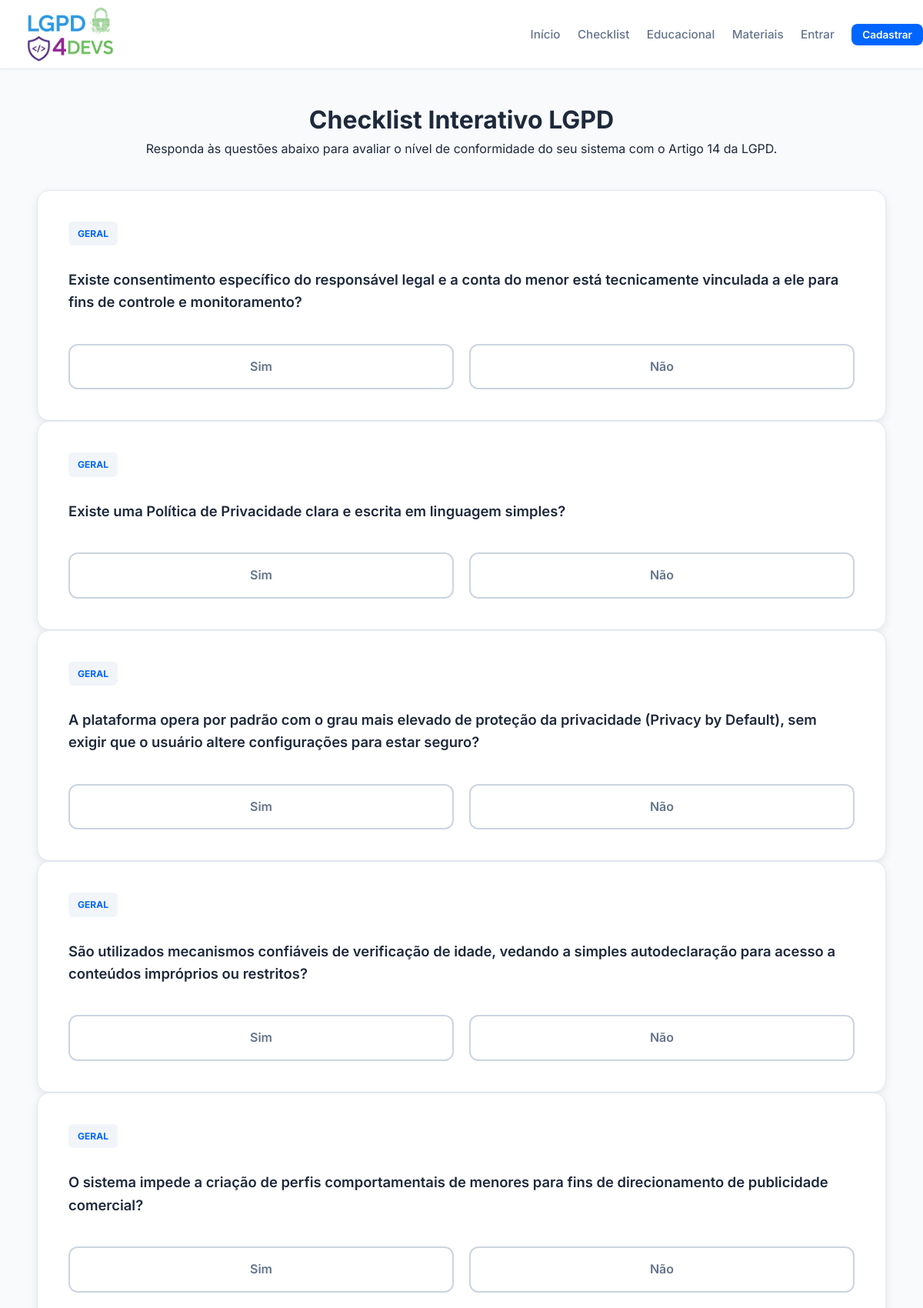
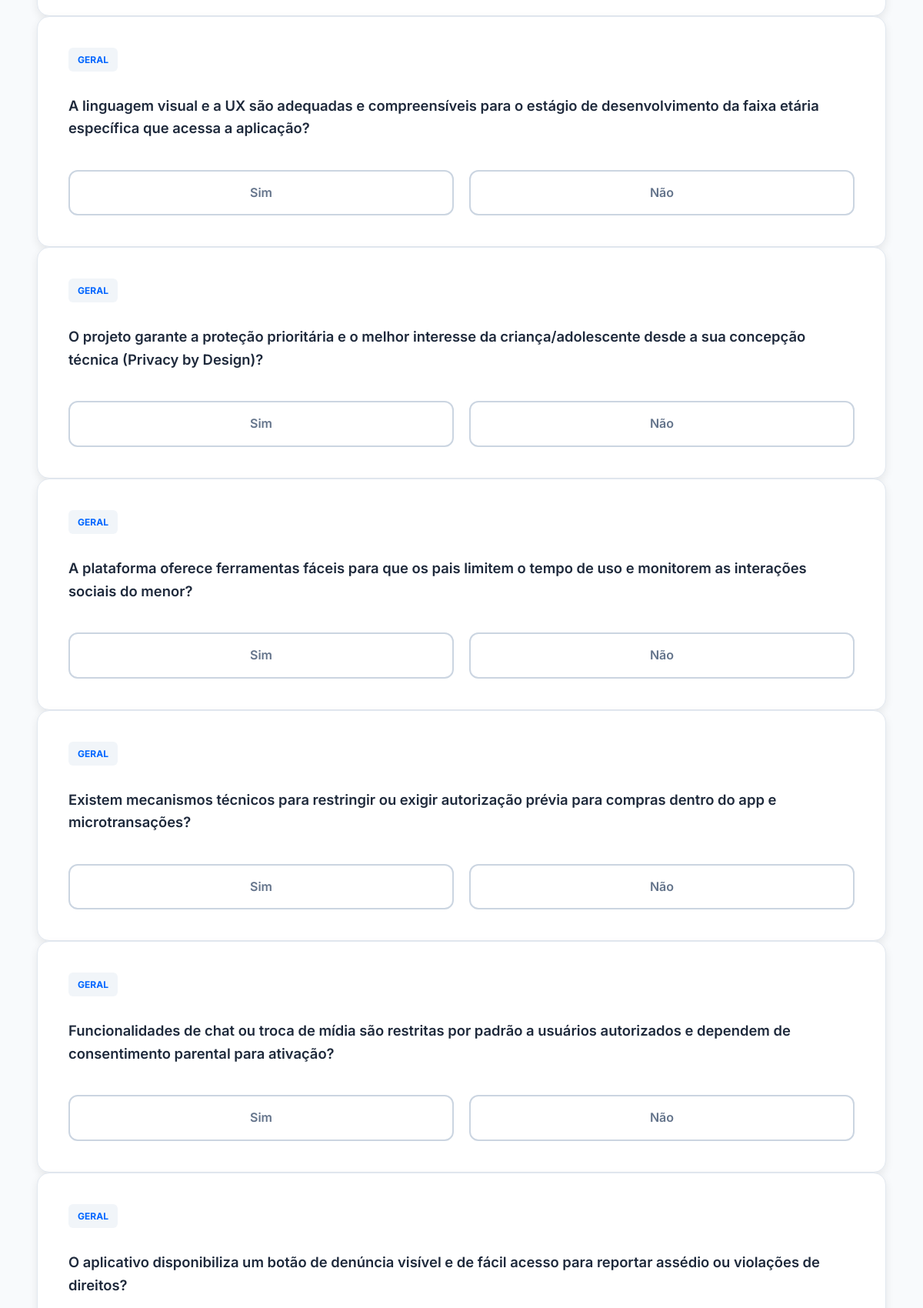
Screenshot of /checklist (upper part) with the database file from the repository (2 pictures, top to bottom).
### tables this page shows
CREATE TABLE IF NOT EXISTS perguntas (
    id           INT AUTO_INCREMENT PRIMARY KEY,
    categoria_id INT NOT NULL,
    texto        VARCHAR(500) NOT NULL,
    peso         INT NOT NULL DEFAULT 1,
    FOREIGN KEY (categoria_id) REFERENCES categorias(id)
);

CREATE TABLE IF NOT EXISTS categorias (
    id   INT AUTO_INCREMENT PRIMARY KEY,
    nome VARCHAR(100) NOT NULL
);

### app/controllers/ChecklistController.php (called while the page is built, shortened)
<?php
class ChecklistController
{
    private Pergunta $perguntaModel;
    public function __construct()
    {
        $this->perguntaModel = new Pergunta();
    }
    public function index(): void
    {
        try {
            $perguntas = $this->perguntaModel->buscarTodas();
        } catch (\PDOException $e) {
            error_log('[LGPD4DEVS] Erro ao carregar checklist: ' . $e->getMessage());
            die("Erro crítico ao carregar o checklist. Tente novamente mais tarde.");
        }
        require BASE_PATH . '/app/views/checklist/index.php';
    }
}

### config/Database.php (called while the page is built, shortened)
<?php
class Database
{
    private static ?PDO $instance = null;
    public static function getConnection(): PDO
    {
        if (self::$instance === null) {
            $host = getenv('DB_HOST');
            $port = getenv('DB_PORT');
            $db   = getenv('DB_NAME');
            $user = getenv('DB_USER');
            $pass = getenv('DB_PASS');
            $dsn = "mysql:host=$host;port=$port;dbname=$db;charset=utf8mb4";
            $options = [
                PDO::ATTR_ERRMODE            => PDO::ERRMODE_EXCEPTION,
                PDO::ATTR_DEFAULT_FETCH_MODE => PDO::FETCH_ASSOC,
                PDO::ATTR_EMULATE_PREPARES   => false,
            ];
            $ambiente = getenv('APP_ENV') ?: 'local';
            try {
                self::$instance = new PDO($dsn, $user, $pass, $options);
                self::$instance->exec("SET time_zone = '-03:00'");
            } catch (\PDOException $e) {
                error_log('[LGPD4DEVS] Falha na conexão: ' . $e->getMessage());
                die("Erro interno ao conectar com o banco de dados. Tente novamente mais tarde.");
            }
        }
        return self::$instance;
    }
    private static function carregarEnv(): void
    {
        $arquivo = BASE_PATH . '/.env';
        if (!file_exists($arquivo)) {
            return;
        }
    }
}

### app/models/Pergunta.php (called while the page is built, shortened)
<?php
class Pergunta
{
    private PDO $pdo;
    public function __construct()
    {
        $this->pdo = Database::getConnection();
    }
    public function buscarTodas(): array
    {
        $sql = "SELECT p.id, p.texto, c.nome AS categoria
                FROM perguntas p
                JOIN categorias c ON p.categoria_id = c.id
                ORDER BY p.id ASC";
        return $this->pdo->query($sql)->fetchAll();
    }
}

### app/views/checklist/index.php (the view, shortened to what this page needs)
<?php require BASE_PATH . '/app/views/layouts/header.php'; ?>
<main class="container content-area">
    <div class="checklist-header">
        <h1>Checklist Interativo LGPD</h1>
        <p>Responda às questões abaixo para avaliar o nível de conformidade do seu sistema com o Artigo 14 da LGPD.</p>
    </div>
    <form action="/checklist" method="POST" class="checklist-form">
        <?php if (count($perguntas) > 0): ?>
            <?php foreach ($perguntas as $p): ?>
                <div class="card-pergunta">
                    <span class="badge-categoria">
                        <?php echo htmlspecialchars($p['categoria']); ?>
                    </span>
                    <p style="font-size: 1.15rem; font-weight: 600; margin: 15px 0; color: var(--text-main);">
                        <?php echo htmlspecialchars($p['texto']); ?>
                    </p>
                    <div class="opcoes-resposta">
                        <label class="radio-label">
                            <span class="radio-design">Sim</span>
                        </label>
                        <label class="radio-label">
                            <span class="radio-design">Não</span>
                        </label>
                    </div>
                </div>
            <?php endforeach; ?>
        <?php endif; ?>
    </form>
</main>
<?php require BASE_PATH . '/app/views/layouts/footer.php'; ?>

### public/css/estilo.css (style rules this page uses)
:root { --primary: #0066FF; --primary-dark: #0052CC; --secondary: #00CC66; --bg-light: #F8FAFC; --text-main: #1E293B; --text-muted: #64748B; --white: #FFFFFF; --border: #CBD5E1; --shadow: 0 4px 12px rgba(0, 0, 0, 0.08); --error: #EF4444; }
* { margin: 0; padding: 0; box-sizing: border-box; }
body { font-family: 'Inter', 'Segoe UI', system-ui, -apple-system, sans-serif; background-color: var(--bg-light); color: var(--text-main); line-height: 1.6; display: flex; flex-direction: column; min-height: 100vh; }
main { flex: 1; }
.container { width: 92%; max-width: 1200px; margin: 0 auto; }
.content-area { padding: 40px 0 80px; }
.checklist-header { text-align: center; margin-bottom: 40px; }
.card-material, .card-pergunta { background: var(--white); padding: 2.5rem; border-radius: 16px; border: 1px solid #E2E8F0; box-shadow: var(--shadow); transition: transform 0.3s; display: flex; flex-direction: column; }
.badge-categoria { background: #F1F5F9; color: var(--primary); padding: 6px 12px; border-radius: 6px; font-size: 0.75rem; font-weight: 700; text-transform: uppercase; display: inline-block; margin-bottom: 15px; align-self: flex-start; }
.opcoes-resposta { display: flex; gap: 20px; margin-top: 1.5rem; }
.radio-label { flex: 1; cursor: pointer; position: relative; }
.radio-design { display: block; text-align: center; padding: 15px; border: 2px solid var(--border); border-radius: 12px; font-weight: 600; color: var(--text-muted); transition: 0.2s; }
html { scroll-behavior: smooth; }

### rows the page displays
perguntas: categoria.nome "GERAL", texto "Existe consentimento específico do responsável legal e a conta do menor está tecnicamente vinculada a ele para fins de controle e monitoramento?"
perguntas: categoria.nome "GERAL", texto "Existe uma Política de Privacidade clara e escrita em linguagem simples?"
perguntas: categoria.nome "GERAL", texto "A plataforma opera por padrão com o grau mais elevado de proteção da privacidade (Privacy by Default), sem exigir que o usuário altere configurações para estar seguro?"
perguntas: categoria.nome "GERAL", texto "São utilizados mecanismos confiáveis de verificação de idade, vedando a simples autodeclaração para acesso a conteúdos impróprios ou restritos?"
perguntas: categoria.nome "GERAL", texto "O sistema impede a criação de perfis comportamentais de menores para fins de direcionamento de publicidade comercial?"
perguntas: categoria.nome "GERAL", texto "A linguagem visual e a UX são adequadas e compreensíveis para o estágio de desenvolvimento da faixa etária específica que acessa a aplicação?"
perguntas: categoria.nome "GERAL", texto "O projeto garante a proteção prioritária e o melhor interesse da criança/adolescente desde a sua concepção técnica (Privacy by Design)?"
perguntas: categoria.nome "GERAL", texto "A plataforma oferece ferramentas fáceis para que os pais limitem o tempo de uso e monitorem as interações sociais do menor?"
perguntas: categoria.nome "GERAL", texto "Existem mecanismos técnicos para restringir ou exigir autorização prévia para compras dentro do app e microtransações?"
perguntas: categoria.nome "GERAL", texto "Funcionalidades de chat ou troca de mídia são restritas por padrão a usuários autorizados e dependem de consentimento parental para ativação?"
perguntas: categoria.nome "GERAL", texto "O aplicativo disponibiliza um botão de denúncia visível e de fácil acesso para reportar assédio ou violações de direitos?"
